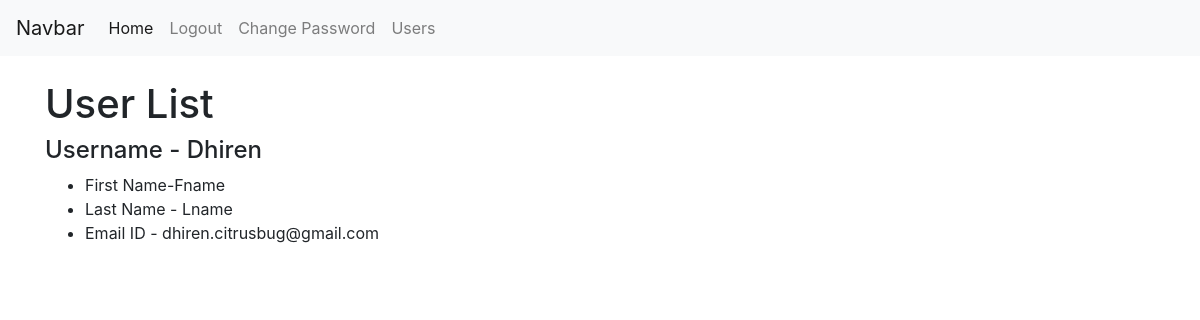
/app1/user_detail/4 (signed in), run on the app's committed database.
### app1/models.py (models this page shows)
class MyUser(AbstractBaseUser,PermissionsMixin):
    username = models.CharField(verbose_name='Username',max_length=40, unique=True)
    email = models.EmailField(verbose_name='Email ID',max_length=40,unique=True)
    fname = models.CharField(max_length=40)
    lname = models.CharField(max_length=40)
    is_active = models.BooleanField(default=True)
    is_admin = models.BooleanField(default=False)
    is_staff = models.BooleanField(default=False)
    is_superuser = models.BooleanField(default=False)
    USERNAME_FIELD = 'username'
    REQUIRED_FIELDS = ['email']
    objects = MyUserManager()

### app1/views.py (the view)
# urls.py: path('user_detail/<int:pk>',UserDetail.as_view(),name='user_detail'),
class UserDetail(DetailView):
    model = MyUser
    template_name = 'user_detail.html'

### app1/templates/user_detail.html (shortened to what this page needs)
{% extends 'base.html' %}
{% block content %}
<div class="container">
    <h1>User List</h1>
        <h4>Username - {{myuser}}</h4>
        <ul>
            <li>First Name-{{myuser.fname}}</li>
            <li>Last Name - {{myuser.lname}}</li>
            <li>Email ID - {{myuser.email}}</li>
        </ul>
</div>
{% endblock %}

### data on the page
MyUser: username "Dhiren", fname "Fname", lname "Lname", email "dhiren.citrusbug@gmail.com"
